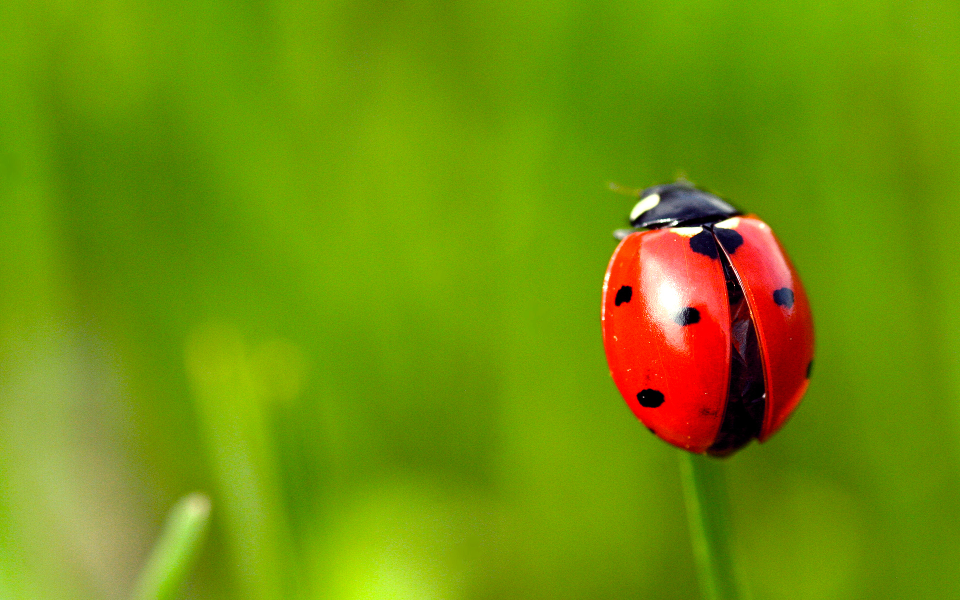
#> input picture day01/pillow/insert.jpg, 1920 x 1200 px, found by its file name (shown at 1/2 size)
$ python '04缩放图像.py'
#> lines starting #> are read from the running program, lines starting #| are printed output that depends on the picture
from PIL import Image

img =  Image.open('day01\pillow\insert.jpg')
#> img is the input picture: PIL image 1920x1200 RGB; mean R, G, B 113.8, 145.4, 9.7
#按像素放大二倍
Image.eval(img,lambda x: x*1.2).show()
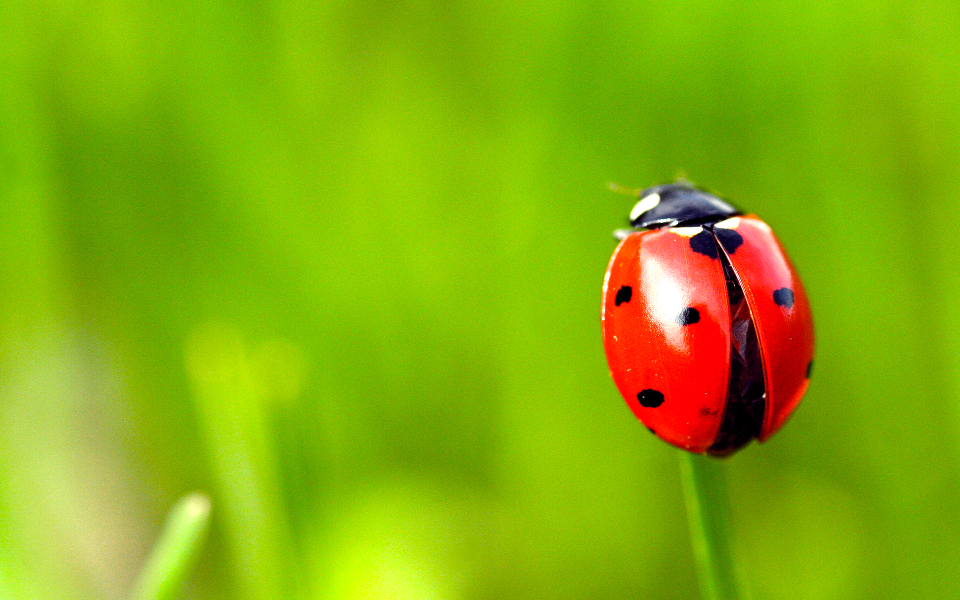
#> shown: PIL image 1920x1200 RGB (shown at 1/2 size); mean R, G, B 134.7, 174.1, 11.5


#按尺寸进行缩放
img2 = img.copy()
#img2.show()
img2.thumbnail((200,160))
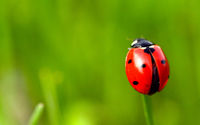
#> img2: PIL image 200x125 RGB; mean R, G, B 113.8, 145.4, 9.6
img2.show()
